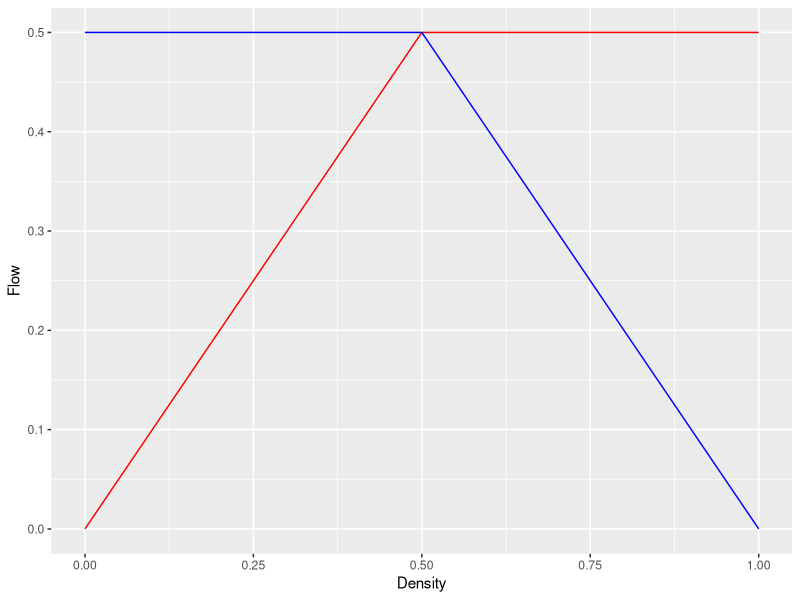

This figure's R source: (Note: this script raises an error after producing the figure.)
## ---- chunk 1
library(ggplot2)
N <- 0.1 # sampling 
x <- seq(from = 0,  to = 1,  by = N)

y1 <- pmin(x, 0.5)
y2 <- pmin(0.5, -x+1)
Demand <- data.frame(c(list(x),list(y1)))
Supply <- data.frame(c(list(x),list(y2)))
names(Demand) <- c("Density", "Flow")
names(Supply) <- c("Density", "Flow")
ggplot(data=Demand,aes(x=Density,y=Flow))+geom_line(color='red', show.legend = TRUE)+ 
  geom_line(data = Supply, color='blue',show.legend = TRUE) 
## ---- chunk 2
knitr::include_graphics("images/p1-01-network.png")
## ---- chunk 3
plot(cars)  # a scatterplot
